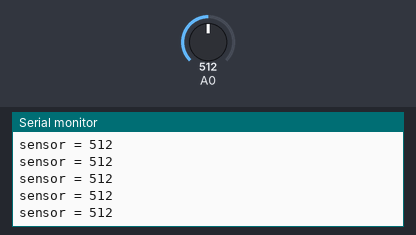
A sketch run on a simulated Arduino Uno, built with avr-gcc and run on an emulated ATmega328P. Shown: the last lines printed to the serial monitor. Inputs (shaded band) come from the test bench; at power-on: A0 = 512.

Above: at 1.2 s.
1.3 s: A0 set to 716
At 2.2 s:
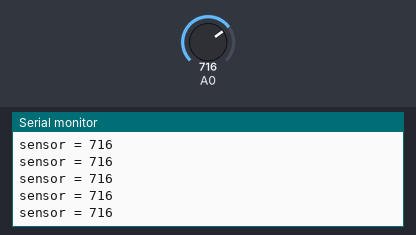
4.3 s: A0 set to 900
At 5.4 s:
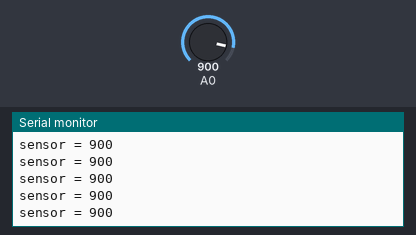
Timing chart, 0 to 7.3 s (numbered marks = the images above; inputs shaded):
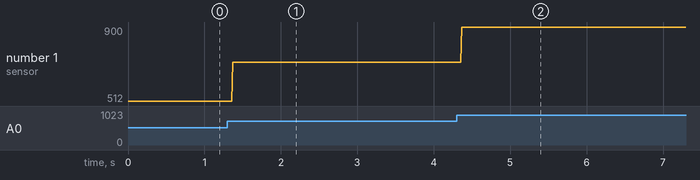

The sketch:

LDR_Serial_Read.ino
```cpp
//code 1
int value = 0;

void setup() {
Serial.begin(9600);
}
void loop() {

  value = analogRead(A0);
  Serial.print("sensor = " );
  Serial.println(value);
  delay(2);

}
```

Measured:
- after the input at 1.3 s, the serial monitor: prints a new line after 0.07 s (image 1)
- after the input at 4.3 s, the serial monitor: prints a new line after 0.07 s (image 2)
- plotted number 1: 512 → 716 after the input at 1.3 s, 716 → 900 after the input at 4.3 s
